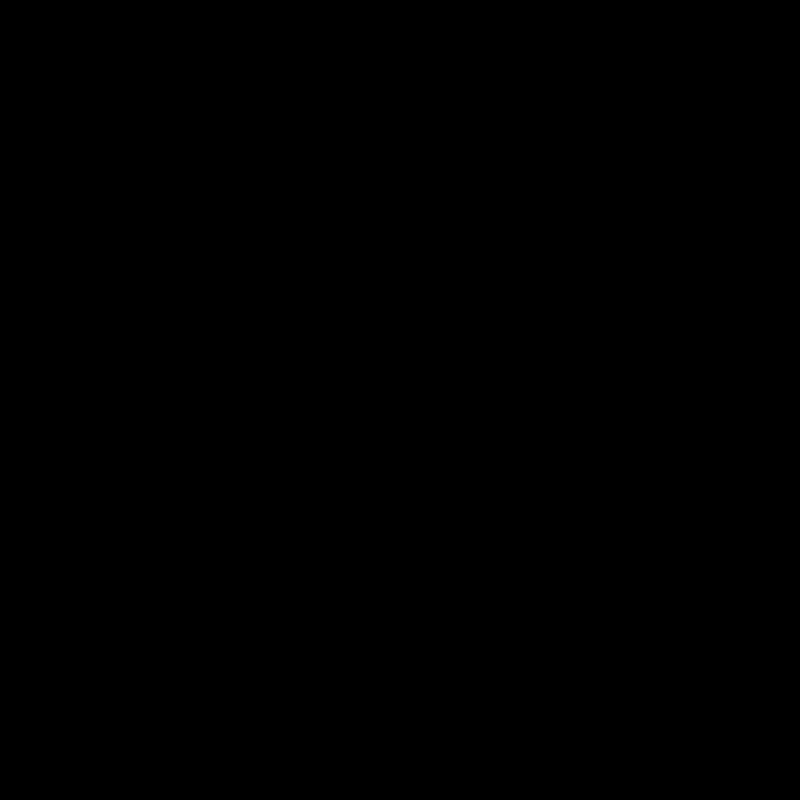
Frame 1 (no input)
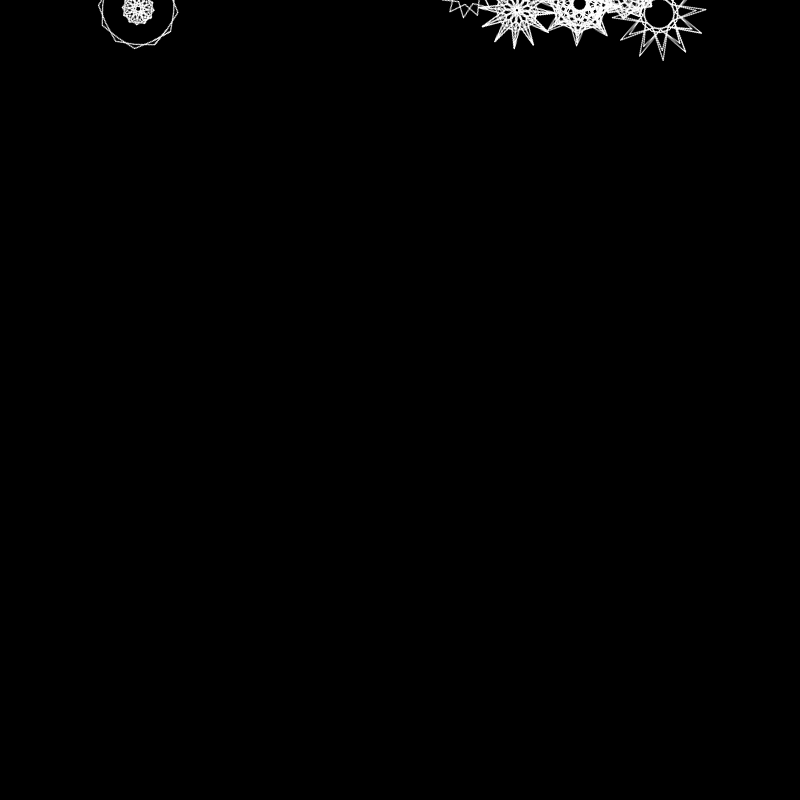
Frame 60 (the mouse pressed at the canvas centre just before this capture)
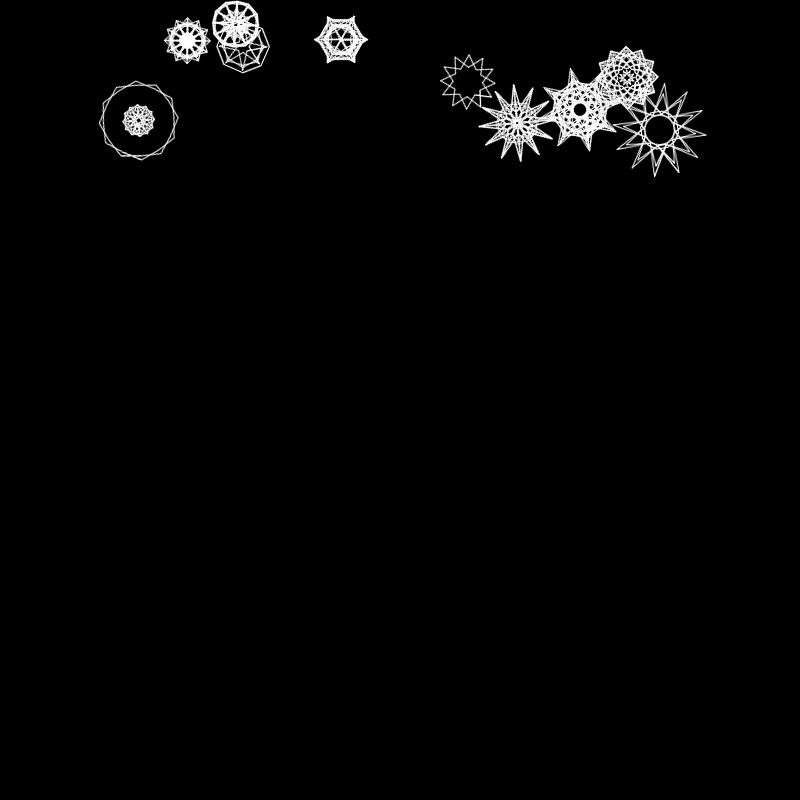
Frame 120 (the mouse held since frame 60 and released just before this capture)

The Processing sketch that drew these frames (run headless with seeded random() and noise(); from frame 60 on, the mouse is pressed at the canvas centre):

// Processing sketch: moreflakes
// ── moreflakes.pde
ArrayList<SF> flakes = new ArrayList<SF>();

void setup() {
  size(800, 800);
  for (int i = 0; i < 10; i += 1) {
    flakes.add(new SF(random(width), -100));
  }
  //noLoop();
}

void draw() {
  background(0);
  //translate(width / 2, height / 2);
  for (SF sf : flakes) {
    //image(sf.img, 0,0);
    sf.draw();
    sf.update();
    //println(sf);
  }

  int removed = 0;
  for (int i = flakes.size() - 1; i >= 0; i -= 1) {
    SF s = flakes.get(i);
    if (s.pos.y > height + s.size) {
      flakes.remove(i);
      removed += 1;
    }
  }

  for (int i = 0; i < removed; i += 1) {
    flakes.add(new SF(random(width), -100));
  }
}

// ── Flakes.pde
class SF {
  PGraphics img;
  float rAngle = 0;
  float rAngleInc;

  int sections;
  int points;
  float size;

  float[] distances;
  int[] linesA;
  int[] linesB;
  PVector pos;
  PVector vel;

  SF(float x, float y) {
    pos = new PVector(x,y);
    rAngleInc = radians(random(0.1,1));
    
    sections = floor(random(6, 13));
    if (sections % 2 == 1) {
      sections += 1;
    }
    points = floor(random(10, 20));

    size = random(50, 100);
    vel = new PVector(0, size * 0.02 + random(0.01, 0.05));
    distances = new float[points];

    linesA = new int[floor(random(1, points))];
    linesB = new int[linesA.length];

    for (int i = 0; i < linesA.length; i += 1) {
      linesA[i] = floor(random(points));
      linesB[i] = floor(random(points));
    }
    
    for (int i = 0; i < points; i += 1) {
      distances[i] = random(0, size/2);
      //lastDist = distances[i]+1;
    }
    generate();
  }

  String toString() {
    return "sections: " + sections + ", points: " + points + ", size: " + floor(size);
  }

  void generate() {

    img = createGraphics(floor(size), floor(size));

    img.beginDraw();
    img.stroke(255);
    float angleInc = TWO_PI / float(sections);
    PVector from = new PVector(0,0);
    //img.pushMatrix();
    
    for (float angle = rAngle; angle < (TWO_PI + rAngle); angle += angleInc) {
      img.pushMatrix();
      img.translate(img.width / 2, img.height / 2);
      //img.rotate(rAngle);
      img.rotate(angle);
      PVector left = PVector.fromAngle(-(angleInc / 2));
      PVector right = PVector.fromAngle(angleInc / 2);
      left.add(from);
      //left.setMag(size/2);
      right.add(from);
      //right.setMag(size/2);
      PVector leftTo = PVector.sub(left, from);
      PVector rightTo = PVector.sub(right, from);
      PVector[] leftPoints = new PVector[points];
      PVector[] rightPoints = new PVector[points];
      //img.stroke(255, 0, 0);
      //img.line(from.x, from.y, leftTo.x, leftTo.y);
      //img.stroke(0, 255, 0);
      //img.line(from.x, from.y, rightTo.x, rightTo.y);

      for (int p = 0; p < points; p += 1) {
        leftPoints[p] = PVector.sub(leftTo, from).setMag(distances[p]);
        rightPoints[p] = PVector.sub(rightTo, from).setMag(distances[p]);
        println("left: " + leftPoints[p].toString() + " right: " + rightPoints[p].toString());
        ellipse(leftPoints[p].x, leftPoints[p].y, 10, 10);
      }
      img.stroke(255);
      for (int i = 0; i < linesA.length; i += 1) {
        PVector lft1 = leftPoints[linesA[i]];
        PVector rgt1 = rightPoints[linesB[i]];

        PVector lft2 = leftPoints[linesB[i]];
        PVector rgt2 = rightPoints[linesA[i]];

        img.line(lft1.x, lft1.y, rgt1.x, rgt1.y);
        img.line(lft2.x, lft2.y, rgt2.x, rgt2.y);
      }
      img.popMatrix();
    }
    //img.popMatrix();
    img.endDraw();
  }
  
  void draw() {
    pushMatrix();
    translate(pos.x, pos.y );
    rotate(rAngle);
    image(img, -size/2, -size/2);
    popMatrix();
    
  }
  
  void update() {
    pos.add(vel);
    rAngle += rAngleInc;
  }
}
